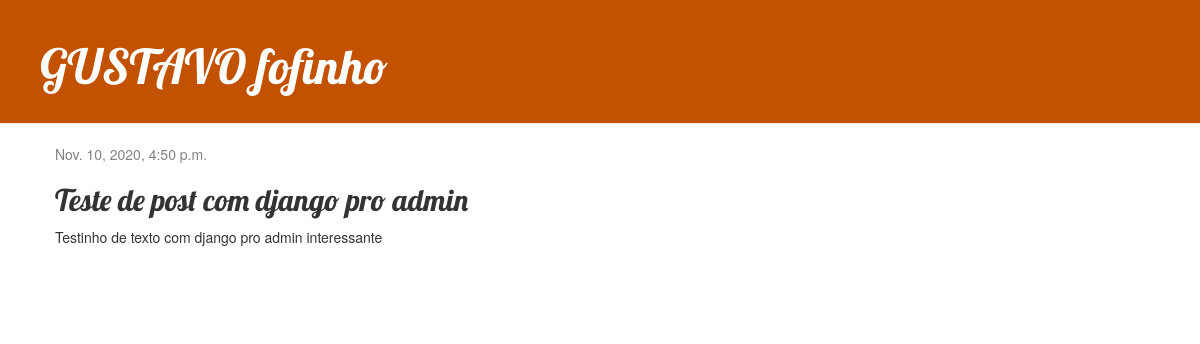
The app's page /post/1/ with its own data.
### blog/models.py (models this page shows, shortened)
class Post(models.Model):
    author = models.ForeignKey(settings.AUTH_USER_MODEL, on_delete=models.CASCADE)
    title = models.CharField(max_length=200)
    text = models.TextField()
    created_date = models.DateTimeField(default=timezone.now)
    published_date = models.DateTimeField(blank=True, null=True)

### blog/views.py (the view)
# urls.py: path('post/<int:pk>/', views.post_detail, name='post_detail'),
def post_detail(request, pk):
    post = get_object_or_404(Post, pk=pk)
    return render(request, 'blog/post_detail.html', {'post': post})

### blog/templates/blog/post_detail.html (shortened to what this page needs)
{% extends 'blog/base.html' %}
{% block content %}
    <div class="post">
        {% if post.published_date %}
            <div class="date">
                {{ post.published_date }}
            </div>
        {% endif %}
        <h2>{{ post.title }}</h2>
        <p>{{ post.text|linebreaksbr }}</p>
    </div>
{% endblock %}

### blog/static/css/blog.css (style rules this page uses)
h1, h2, h3, h4 { font-family: 'Lobster', cursive; }
.date { color: #828282; }
.post { margin-bottom: 70px; }

### records on screen
Post: published_date "Nov. 10, 2020, 4:50 p.m.", title "Teste de post com django pro admin", text "Testinho de texto com django pro admin interessante"
